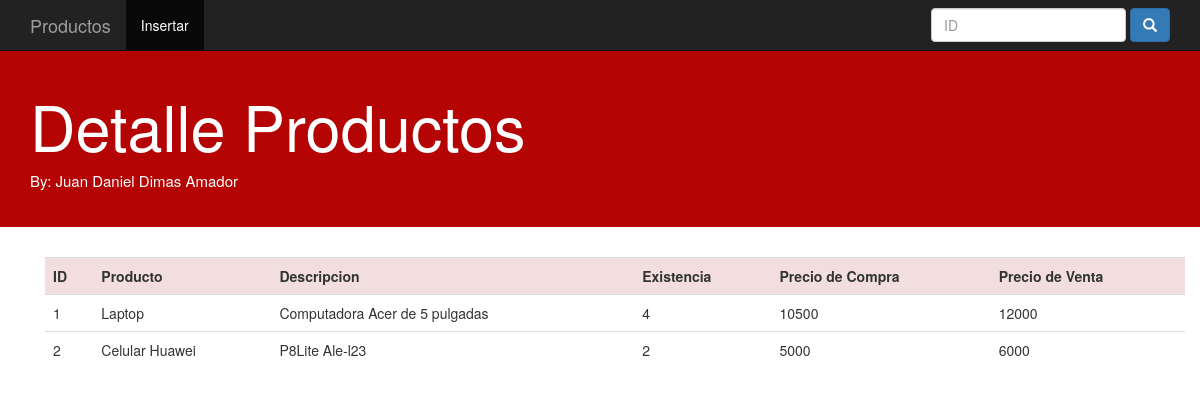
The page / on the database its author committed.
### tables this page shows
CREATE TABLE `productos` (
  `id_producto` int(5) NOT NULL,
  `nombre` varchar(15) DEFAULT NULL,
  `descripcion` text,
  `existencias` int(5) DEFAULT NULL,
  `precio_compra` double DEFAULT NULL,
  `precio_venta` double DEFAULT NULL
);

### php/conexion.php (called while the page is built, shortened)
<?php
	$db = "productos";
?>

### php/seleccion.php (the view, shortened to what this page needs)
<?php
	include("conexion.php");
	$registro = mysql_query("SELECT * FROM ".$db) or die ("Problema con la consulta".mysql_error());
	while ($reg=mysql_fetch_array($registro)) {
					echo '<tr>
							<td>'.$reg['id_producto'].'</td>
							<td>'.$reg['nombre'].'</td>
							<td>'.$reg['descripcion'].'</td>
							<td>'.$reg['existencias'].'</td>
							<td>'.$reg['precio_compra'].'</td>
							<td>'.$reg['precio_venta'].'</td>
							</tr>';
				}
 ?>

### index.php (shortened to what this page needs)
<!DOCTYPE html>
<html lang="es">
<head>
	<link rel="stylesheet" href="css/bootstrap.min.css">
	<link rel="stylesheet" href="css/estilos.css">
</head>
<body>
	<header>
		<nav class="navbar navbar-inverse navbar-static-top" role="navigation">
			<div class="container">
				<div class="navbar-header">
					<a href="index.php"  class="navbar-brand">Productos</a>
				</div>
				<div class="collapse navbar-collapse" id="navegacion-1">
					<ul class="nav navbar-nav">
						<li class="active"><a href="insertar.php">Insertar</a></li>
					</ul>
					<form action="php/seleccionar.php" method="POST" class="navbar-form navbar-right" role="Buscar">
						<div class="form-group">
							<input type="number" name="id_producto" class="form-control" placeholder="ID">
						</div>
						<button type="submit" class="btn btn-primary">
							<span class="glyphicon glyphicon-search"></span>
						</button>
					</form>
				</div>
			</div>
		</nav>
	</header>
	<section class="jumbotron">
		<div class="container">
			<h1 class="titulo-blog">Detalle Productos</h1>
			<p class="minombre">By: Juan Daniel Dimas Amador</p>
		</div>
	</section>
	<section class="main container">
		<div class="container">
		<div class="table-responsive">
			<table class="table">
			<tr class="danger">
				<th>ID</th>
				<th>Producto</th>
				<th>Descripcion</th>
				<th>Existencia</th>
				<th>Precio de Compra</th>
				<th>Precio de Venta</th>
			</tr>
			<?php
                include("php/seleccion.php");
			 ?>
		</table>
		</div>
		</div>
	</section>
</body>
</html>

### css/estilos.css (style rules this page uses)
.navbar { margin-bottom: 0; }
.jumbotron { background: #B40404; color:#fff; padding: 20px 0; }
.jumbotron .minombre { font-size: 15px; }

### rows shown on the page
productos: id_producto "1", nombre "Laptop", descripcion "Computadora Acer de 5 pulgadas", existencias "4", precio_compra "10500", precio_venta "12000"
productos: id_producto "2", nombre "Celular Huawei", descripcion "P8Lite Ale-l23", existencias "2", precio_compra "5000", precio_venta "6000"
